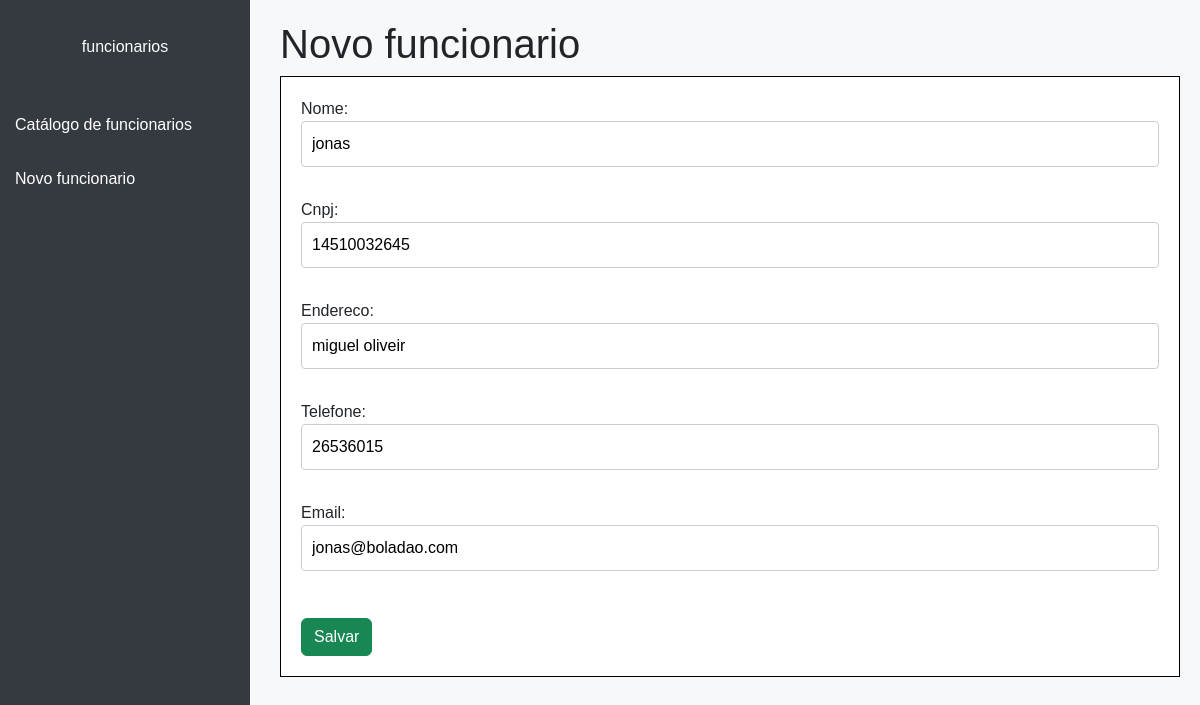
Screenshot of /fornecedor/7/update/ with the database file from the repository.
### cadfor/models.py (models this page shows)
class Fornecedor(models.Model):
    id_fornecedor = models.AutoField(primary_key=True)
    nome = models.CharField(max_length=255)
    cnpj = models.CharField(max_length=14, unique=True)
    endereco = models.CharField(max_length=255)
    telefone = models.CharField(max_length=15)
    email = models.EmailField(unique=True)

### cadfor/views.py (the view)
# urls.py: path("fornecedor/<int:pk>/update/", FornecedorUpdateView.as_view(), name="fornecedor_update"),
class FornecedorUpdateView(UpdateView):
    model = Fornecedor
    fields = ['nome', 'cnpj', 'endereco', 'telefone', 'email']
    success_url = reverse_lazy('fornecedor_list')

### cadfor/templates/cadfor/fornecedor_form.html (shortened to what this page needs)
<!DOCTYPE html>
<html lang="pt-BR">
<head>
    <link
        href="https://cdn.jsdelivr.net/npm/bootstrap@5.3.3/dist/css/bootstrap.min.css"
        rel="stylesheet"
    />
</head>
<body>
    <div class="sidebar">
        <a class="navbar-brand text-center mb-4" href="#">funcionarios</a>
        <a href="{% url 'fornecedor_list' %}">Catálogo de funcionarios</a>
        <a href="{% url 'fornecedor_create' %}">Novo funcionario</a>
    </div>
    <div class="content">
        <h1>Novo funcionario</h1>
        <div class="full-width-form">
            <form method="POST">
                {{ form.as_p }}
                <button type="submit" class="btn btn-success mt-3">Salvar</button>
            </form>
        </div>
    </div>
</body>
</html>

### cadfor/templates/cadfor/fornecedor_form.html (style rules this page uses)
body { font-family: Arial, sans-serif; background-color: #f7f8fa; }
.sidebar { height: 100vh; width: 250px; position: fixed; background-color: #343a40; padding-top: 20px; }
.sidebar a { color: #fff; display: block; padding: 15px; text-decoration: none; }
.content { margin-left: 260px; padding: 20px; }
.full-width-form { width: 100%; border: 1px solid #000; padding: 20px; background-color: #ffffff; box-sizing: border-box; }
.full-width-form input[type="text"], .full-width-form input[type="email"], .full-width-form input[type="number"], .full-width-form input[type="tel"], .full-width-form select, .full-width-form textarea { width: 100%; padding: 10px; margin-bottom: 15px; border: 1px solid #ccc; border-radius: 4px; box-sizing: border-box; }

### rows the page displays
Fornecedor: nome "jonas", cnpj "14510032645", endereco "miguel oliveir", telefone "26536015", email "jonas@boladao.com"
